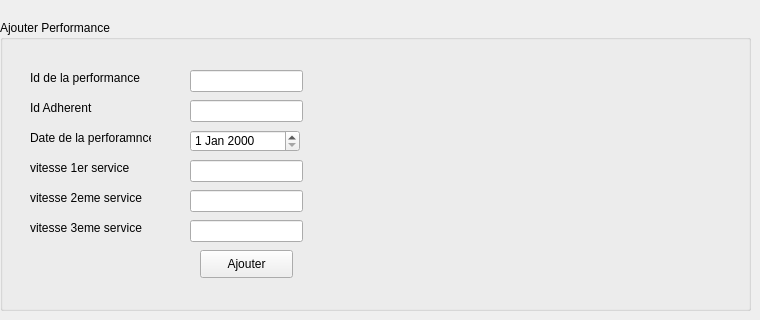
        <widget class="QWidget" name="tab_4">
         <attribute name="title">
          <string>ajouter</string>
         </attribute>
         <widget class="QGroupBox" name="groupBox_2">
          <property name="geometry">
           <rect>
            <x>0</x>
            <y>20</y>
            <width>751</width>
            <height>291</height>
           </rect>
          </property>
          <property name="title">
           <string>Ajouter Performance</string>
          </property>
          <widget class="QLineEdit" name="idperfo">
           <property name="geometry">
            <rect>
             <x>190</x>
             <y>50</y>
             <width>113</width>
             <height>22</height>
            </rect>
           </property>
          </widget>
          <widget class="QLabel" name="label_7">
           <property name="geometry">
            <rect>
             <x>30</x>
             <y>50</y>
             <width>131</width>
             <height>16</height>
            </rect>
           </property>
           <property name="text">
            <string>Id de la performance</string>
           </property>
          </widget>
          <widget class="QLabel" name="label_8">
           <property name="geometry">
            <rect>
             <x>30</x>
             <y>80</y>
             <width>121</width>
             <height>16</height>
            </rect>
           </property>
           <property name="text">
            <string>Id Adherent</string>
           </property>
          </widget>
          <widget class="QLabel" name="label_9">
           <property name="geometry">
            <rect>
             <x>30</x>
             <y>110</y>
             <width>121</width>
             <height>16</height>
            </rect>
           </property>
           <property name="text">
            <string>Date de la perforamnce</string>
           </property>
          </widget>
          <widget class="QLabel" name="label_10">
           <property name="geometry">
            <rect>
             <x>30</x>
             <y>140</y>
             <width>121</width>
             <height>16</height>
            </rect>
           </property>
           <property name="text">
            <string>vitesse 1er service</string>
           </property>
          </widget>
          <widget class="QLabel" name="label_11">
           <property name="geometry">
            <rect>
             <x>30</x>
             <y>170</y>
             <width>121</width>
             <height>16</height>
            </rect>
           </property>
           <property name="text">
            <string>vitesse 2eme service</string>
           </property>
          </widget>
          <widget class="QLabel" name="label_12">
           <property name="geometry">
            <rect>
             <x>30</x>
             <y>200</y>
             <width>121</width>
             <height>16</height>
            </rect>
           </property>
           <property name="text">
            <string>vitesse 3eme service</string>
           </property>
          </widget>
          <widget class="QLineEdit" name="idadperfo">
           <property name="geometry">
            <rect>
             <x>190</x>
             <y>80</y>
             <width>113</width>
             <height>22</height>
            </rect>
           </property>
          </widget>
          <widget class="QLineEdit" name="speed1perfo">
           <property name="geometry">
            <rect>
             <x>190</x>
             <y>140</y>
             <width>113</width>
             <height>22</height>
            </rect>
           </property>
           <property name="text">
            <string/>
           </property>
          </widget>
          <widget class="QLineEdit" name="speed2perfo">
           <property name="geometry">
            <rect>
             <x>190</x>
             <y>170</y>
             <width>113</width>
             <height>22</height>
            </rect>
           </property>
          </widget>
          <widget class="QLineEdit" name="speed3perfo">
           <property name="geometry">
            <rect>
             <x>190</x>
             <y>200</y>
             <width>113</width>
             <height>22</height>
            </rect>
           </property>
          </widget>
          <widget class="QDateEdit" name="dateperfo">
           <property name="geometry">
            <rect>
             <x>190</x>
             <y>110</y>
             <width>110</width>
             <height>22</height>
            </rect>
           </property>
          </widget>
          <widget class="QPushButton" name="pushButton">
           <property name="geometry">
            <rect>
             <x>200</x>
             <y>230</y>
             <width>93</width>
             <height>28</height>
            </rect>
           </property>
           <property name="text">
            <string>Ajouter</string>
           </property>
          </widget>
          <widget class="QLabel" name="dateperfotest">
           <property name="geometry">
            <rect>
             <x>330</x>
             <y>110</y>
             <width>441</width>
             <height>16</height>
            </rect>
           </property>
           <property name="text">
            <string/>
           </property>
          </widget>
          <widget class="QLabel" name="servicetest">
           <property name="geometry">
            <rect>
             <x>330</x>
             <y>140</y>
             <width>371</width>
             <height>16</height>
            </rect>
           </property>
           <property name="text">
            <string/>
           </property>
          </widget>
         </widget>
        </widget>
